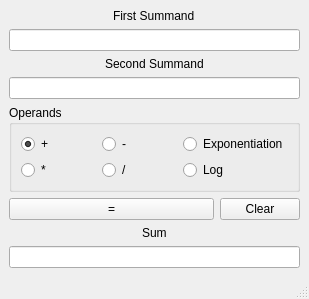
<?xml version="1.0" encoding="UTF-8"?>
<ui version="4.0">
 <class>MainWindow</class>
 <widget class="QMainWindow" name="MainWindow">
  <property name="geometry">
   <rect>
    <x>0</x>
    <y>0</y>
    <width>306</width>
    <height>298</height>
   </rect>
  </property>
  <property name="windowTitle">
   <string>Calculator</string>
  </property>
  <widget class="QWidget" name="centralwidget">
   <layout class="QGridLayout" name="gridLayout">
    <item row="3" column="1">
     <widget class="QLineEdit" name="secondInput"/>
    </item>
    <item row="1" column="1">
     <widget class="QLineEdit" name="firstInput">
      <property name="whatsThis">
       <string>&lt;html&gt;&lt;head/&gt;&lt;body&gt;&lt;p&gt;&lt;br/&gt;&lt;/p&gt;&lt;/body&gt;&lt;/html&gt;</string>
      </property>
     </widget>
    </item>
    <item row="8" column="1">
     <widget class="QLineEdit" name="outputLine">
      <property name="readOnly">
       <bool>true</bool>
      </property>
     </widget>
    </item>
    <item row="2" column="1" alignment="Qt::AlignHCenter">
     <widget class="QLabel" name="secondLabel">
      <property name="text">
       <string>Second Summand</string>
      </property>
     </widget>
    </item>
    <item row="0" column="1" alignment="Qt::AlignHCenter">
     <widget class="QLabel" name="firstLabel">
      <property name="text">
       <string>First Summand</string>
      </property>
     </widget>
    </item>
    <item row="5" column="1">
     <layout class="QHBoxLayout" name="horizontalLayout_3">
      <item>
       <widget class="QPushButton" name="countButton">
        <property name="minimumSize">
         <size>
          <width>205</width>
          <height>0</height>
         </size>
        </property>
        <property name="text">
         <string>=</string>
        </property>
       </widget>
      </item>
      <item>
       <widget class="QPushButton" name="clearButton">
        <property name="text">
         <string>Clear</string>
        </property>
       </widget>
      </item>
     </layout>
    </item>
    <item row="7" column="1" alignment="Qt::AlignHCenter">
     <widget class="QLabel" name="outLabel">
      <property name="text">
       <string>Sum</string>
      </property>
     </widget>
    </item>
    <item row="4" column="1">
     <widget class="QGroupBox" name="operationsBox">
      <property name="title">
       <string>Operands</string>
      </property>
      <layout class="QGridLayout" name="gridLayout_2">
       <item row="0" column="0">
        <widget class="QRadioButton" name="plusButton">
         <property name="text">
          <string>+</string>
         </property>
         <property name="checked">
          <bool>true</bool>
         </property>
        </widget>
       </item>
       <item row="0" column="2">
        <widget class="QRadioButton" name="expButton">
         <property name="text">
          <string>Exponentiation</string>
         </property>
        </widget>
       </item>
       <item row="1" column="0">
        <widget class="QRadioButton" name="multiplyButton">
         <property name="text">
          <string>*</string>
         </property>
        </widget>
       </item>
       <item row="1" column="2">
        <widget class="QRadioButton" name="logButton">
         <property name="text">
          <string>Log</string>
         </property>
        </widget>
       </item>
       <item row="0" column="1">
        <widget class="QRadioButton" name="minusButton">
         <property name="text">
          <string>-</string>
         </property>
        </widget>
       </item>
       <item row="1" column="1">
        <widget class="QRadioButton" name="divideButton">
         <property name="text">
          <string>/</string>
         </property>
        </widget>
       </item>
      </layout>
     </widget>
    </item>
   </layout>
  </widget>
  <widget class="QMenuBar" name="menubar">
   <property name="geometry">
    <rect>
     <x>0</x>
     <y>0</y>
     <width>306</width>
     <height>21</height>
    </rect>
   </property>
  </widget>
  <widget class="QStatusBar" name="statusbar"/>
 </widget>
 <resources/>
 <connections/>
</ui>
